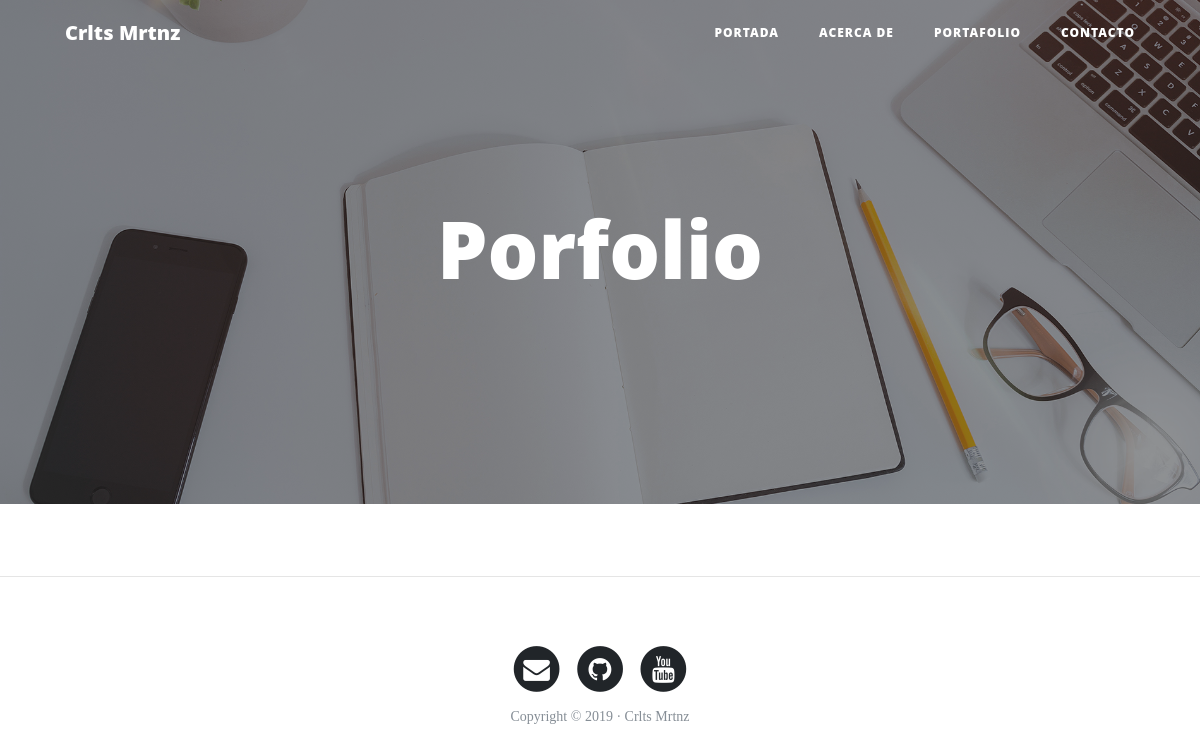
/porfolio/, run on an earlier commit of the app's database.
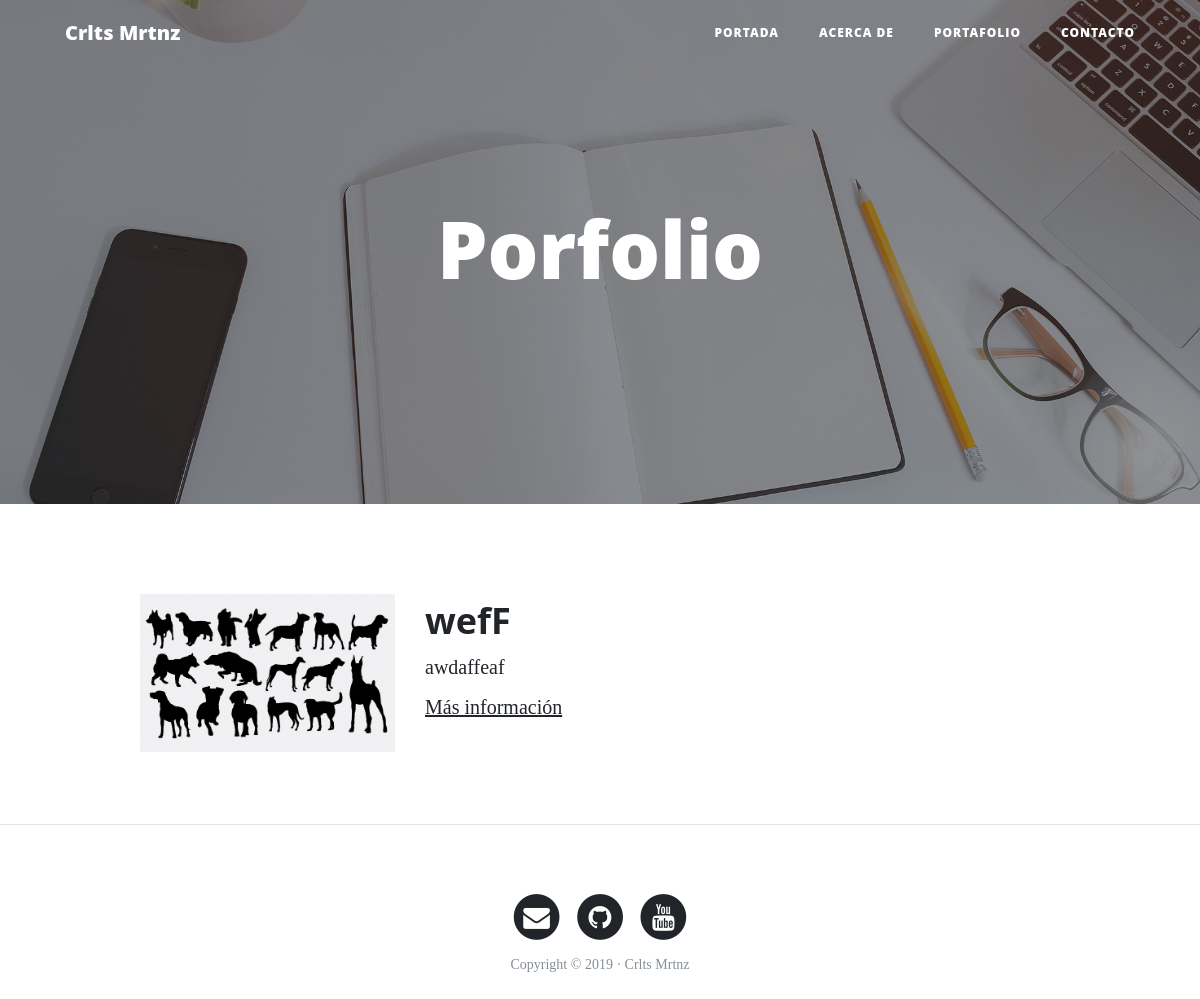
And on a later commit of the database.
### porfolio/models.py (models this page shows, shortened)
class project(models.Model):
	title = models.CharField(max_length=200, verbose_name='Titulo')
	descriptions = models.TextField(verbose_name='Descripcion')
	image = models.ImageField(verbose_name='Image', upload_to='projects')
	link = models.URLField(verbose_name='Direccion Web', null=True, blank=True)
	created = models.DateTimeField(auto_now_add=True, verbose_name='Creado')
	updated = models.DateTimeField(auto_now=True, verbose_name='Actualizado')
	class Meta:
		verbose_name='proyecto'
		verbose_name_plural='proyectos'
		ordering = ['-created']

### porfolio/views.py (the view)
# urls.py: path('porfolio/', porfolio_views.porfolio, name = 'porfolio'),
def porfolio (request):
	projects = project.objects.all()
	return render (request, "porfolio/porfolio.html", {'projects':projects})

### porfolio/templates/porfolio/porfolio.html (shortened to what this page needs)
{% extends 'core/base.html' %}
{% block background-image %}{% load static %}{% static 'core/img/portfolio-bg.jpg' %}{% endblock %}
{% block headers-cabecera %}
	<h1>Porfolio</h1>
{% endblock %}
{% block content %}
	{% for project in projects %}
		<div class="container">
			<div class="row project">
			  	<div class="col-lg-3 col-md-4 offset-lg-1">
				      <img class="img-fluid" src="{{project.image.url}}" alt="">
			  	</div>
			    <div class="col-lg-7 col-md-8">
			  		<h2 class="section-heading title">{{project.title}}</h2>
			      	<p>{{project.descriptions}}</p>
			      	{% if project.link %}
			      		<p><a href="{{project.link}}">Más información</a></p>
			      	{% endif %}
			  	</div>
			</div>
		</div>
	{% endfor%}
{% endblock %}

### core/templates/core/base.html (shortened to what this page needs)
<!DOCTYPE html>
<html lang="es">
  <head>
    {% load static %}
    <link href="{% static 'core/vendor/bootstrap/css/bootstrap.min.css' %}" rel="stylesheet">
    <link href="{% static 'core/vendor/font-awesome/css/font-awesome.min.css' %}" rel="stylesheet" type="text/css">
    <link href="{% static 'core/css/clean-blog.min.css' %}" rel="stylesheet">
  </head>
  <body>
    <nav class="navbar navbar-expand-lg navbar-light fixed-top" id="mainNav">
      <div class="container">
        <a class="navbar-brand" href="{% url 'home' %}">Crlts Mrtnz</a>
        <div class="collapse navbar-collapse" id="navbarResponsive">
          <ul class="navbar-nav ml-auto">
            <li class= "nav-item">
              <a class="nav-link" href="{% url 'home' %}">Portada</a>
            </li>
            <li class="nav-item">
              <a class="nav-link" href="{% url 'about' %}">Acerca de</a>
            </li>
            <li class="nav-item">
              <a class="nav-link" href="{% url 'porfolio' %}">Portafolio</a>
            </li>
            <li class="nav-item">
              <a class="nav-link" href="{% url 'contact' %}">Contacto</a>
            </li>
          </ul>
        </div>
      </div>
    </nav>
    <header class="masthead"
    style="background-image: url('{% block background-image %}{% endblock %}')">
      <div class="overlay"></div>
      <div class="container">
        <div class="row">
          <div class="col-lg-8 col-md-10 mx-auto">
            <div class="site-heading">
            	{% block headers-cabecera %}
            	{% endblock %}
            </div>
          </div>
        </div>
      </div>
    </header>
  	{% block content %}
  	{% endblock %}
  	{% if request.path != "/" %}
  	<hr>
  	{% endif %}
    <footer>
      <div class="container">
        <div class="row">
          <div class="col-lg-8 col-md-10 mx-auto">
            <ul class="list-inline text-center">
              <li class="list-inline-item">
                <a href="#">
                  <span class="fa-stack fa-lg">
                    <i class="fa fa-circle fa-stack-2x"></i>
                    <i class="fa fa-envelope fa-stack-1x fa-inverse"></i>
                  </span>
                </a>
              </li>
              <li class="list-inline-item">
                <a href="#">
                  <span class="fa-stack fa-lg">
                    <i class="fa fa-circle fa-stack-2x"></i>
                    <i class="fa fa-github fa-stack-1x fa-inverse"></i>
                  </span>
                </a>
              </li>
              <li class="list-inline-item">
                <a href="#">
                  <span class="fa-stack fa-lg">
                    <i class="fa fa-circle fa-stack-2x"></i>
                    <i class="fa fa-youtube fa-stack-1x fa-inverse"></i>
                  </span>
                </a>
              </li>
            </ul>
            <p class="copyright text-muted">Copyright &copy; 2019 · Crlts Mrtnz </p>
          </div>
        </div>
      </div>
    </footer>
  </body>
</html>

What changed in the data, as far as the page shows it:
added project: image (picture), title "wefF", descriptions "awdaffeaf"
